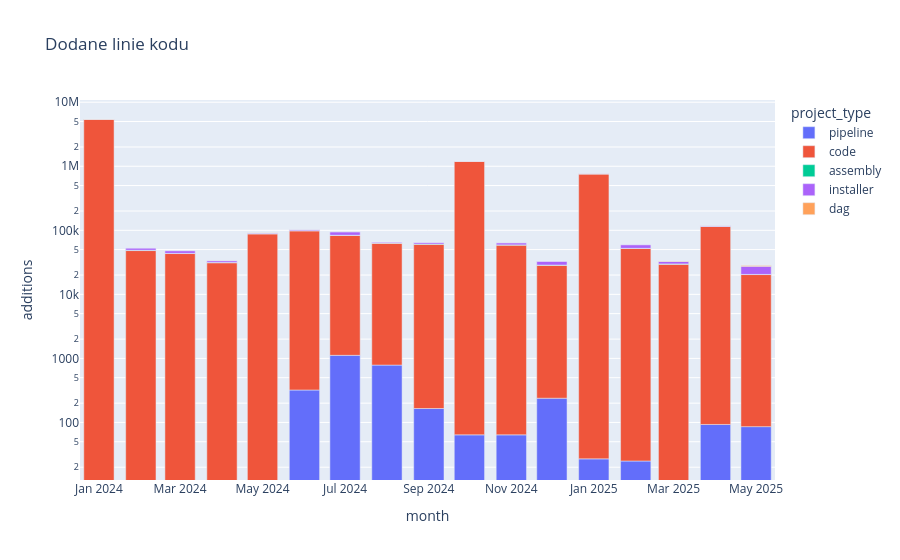

The cell this chart's notebook holds for it:
### Markdown cell above
# Statystyki commitów

### Code cell
px.bar(commits_by_project_type.toPandas(),x='month',y='additions',color='project_type',title='Dodane linie kodu',log_y=True)
